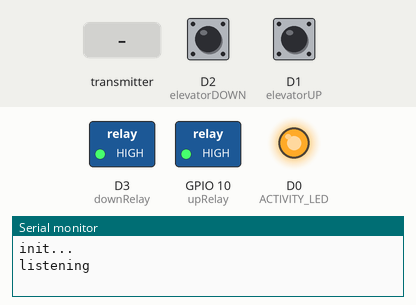
The sketch below on a simulated ESP8266 (NodeMCU). Parts: switched loads named in the sketch (green lamp = pin HIGH), output pins drawn as LEDs (lit = HIGH), the last lines printed to the serial monitor. Dashed ring = blinking. The test bench sets the inputs (shaded band); at power-on: D2 (elevatorDOWN) HIGH, D1 (elevatorUP) HIGH. No radio packets arrive unless stated.

Above: at 1.7 s.
1.8 s: the transmitter starts sending data = 255
At 1.98 s:
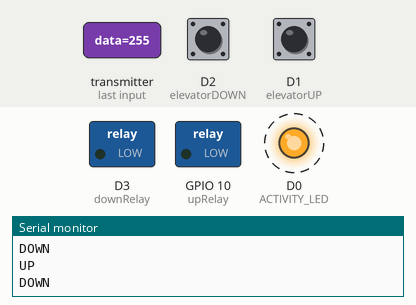
4.8 s: the transmitter starts sending data = 64
At 5.24 s:
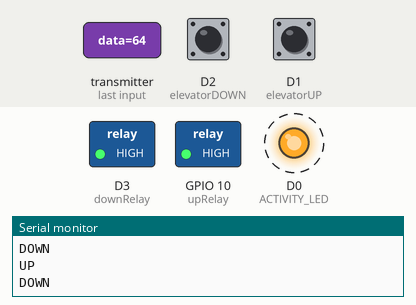
7.8 s: the transmitter starts sending data = 0
Timing chart, 0 to 16.8 s (numbered marks = the images above; inputs shaded):
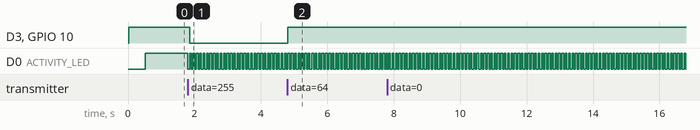

The sketch:

elevator_relays.ino
```cpp
// elevator relay controls
// receives commands from remote
#include <SPI.h>
#include "RF24.h"

RF24 radio(D4, D8);

//struct package
//{
//    int id = 0;
//    bool up = 0;
//};
//
//typedef struct package Package;
//Package data;
// these must be the same in the relay code
enum { TXADR = 0, RXADR };
uint8_t addresses[][6] = { "Node1","Node0" };

const int ACTIVITY_LED = D0;
const int upRelay = 10;   // SD3 GPIO10
const int downRelay = D3;  // couldn't use SD2 GPIO9 on newer NODEMCU's, it crashes
// the last time the LED was on
unsigned long lastLedTime = 0;
// last time the elevator position was updated
unsigned long lastElevatorUpdate = 0;
// remember the last time we got a signal from a button
unsigned long lastSignal = 0;
// the control byte bits
#define UP 0
#define DOWN 1
// elevator position, infer from voltage inputs
byte elevatorPosition = 0;
byte newPosition = 0;
const int elevatorUP = D1;
const int elevatorDOWN = D2;

// blink the light
void blinkLED(int times, int timeBetween, int timeAfter) {
    while (times--) {
        digitalWrite(ACTIVITY_LED, LOW);
        delay(timeBetween);
        digitalWrite(ACTIVITY_LED, HIGH);
        if (times && timeAfter)
            delay(timeAfter);
    }
}

void setup()
{
    Serial.begin(115200);
    delay(10);
    Serial.println();
    Serial.println("init...");
    radio.begin();
    //  radio.setPALevel(RF24_PA_MAX);
    radio.setRetries(15, 5);
    radio.setChannel(100);
    radio.setDataRate(RF24_1MBPS);
    //  radio.setDataRate(RF24_250KBPS);
    radio.openReadingPipe(1, addresses[RXADR]);
    radio.startListening();
    digitalWrite(upRelay, HIGH);
    pinMode(upRelay, OUTPUT);
    digitalWrite(downRelay, HIGH);
    pinMode(downRelay, OUTPUT);
    pinMode(ACTIVITY_LED, OUTPUT);     // Initialize the LED_BUILTIN pin as an output
    pinMode(elevatorUP, INPUT_PULLUP);
    pinMode(elevatorDOWN, INPUT_PULLUP);
    Serial.println("listening");
    blinkLED(1, 500, 0);
    lastLedTime = millis();
}


void loop()
{
    // check if we should flash the LED to signal we're alive
    if (lastLedTime + 5000 < millis()) {
        //    bool light = digitalRead(ACTIVITY_LED);
        blinkLED(1, 5, 0);
        lastLedTime = millis();
    }
    byte data = 0;
    if (lastSignal == 0)
        lastSignal = millis();
    if (radio.available())
    {
        blinkLED(1, 50, 0);
        while (radio.available())
        {
            radio.read(&data, sizeof(data));
            // remember when we got a message
            lastSignal = millis();
        }
        if (bitRead(data, UP))
            Serial.println("UP");
        if (bitRead(data, DOWN))
            Serial.println("DOWN");
        if (data == 0)
            Serial.println("OFF");
        // turn on/off relays as specified
        digitalWrite(downRelay, !bitRead(data, DOWN));
        digitalWrite(upRelay, !bitRead(data, UP));
    }
    // see if we need to turn things off
    if (millis() > lastSignal + 5000) {
        digitalWrite(upRelay, HIGH);
        digitalWrite(downRelay, HIGH);
    }
    // check the elevator limit switch inputs and set the elevator positions
    // first read the new positions from the hardware
    newPosition = 0;
    if (digitalRead(elevatorUP) == 0)
        bitSet(newPosition, UP);
    if (digitalRead(elevatorDOWN) == 0)
        bitSet(newPosition, DOWN);
    if (newPosition != elevatorPosition || lastElevatorUpdate + 10000 < millis()) {
        lastElevatorUpdate = millis();
        elevatorPosition = newPosition;
        Serial.println("sending position change");
        // transmit the change
        radio.stopListening();
        radio.openWritingPipe(addresses[TXADR]);
        if (!radio.write(&elevatorPosition, sizeof elevatorPosition, true)) {
            Serial.println("xmit elevator position failed");
        }
        radio.startListening();
    }
    delay(10);
}
```

Measured:
- after the input at 1.8 s, D3 (downRelay), GPIO 10 (upRelay): HIGH → LOW after 0.06 s; D0 (ACTIVITY_LED): alternates HIGH for 0.05 s and LOW for 0.05 s, starting at once
- after the input at 4.8 s, D3 (downRelay), GPIO 10 (upRelay): LOW → HIGH at once
